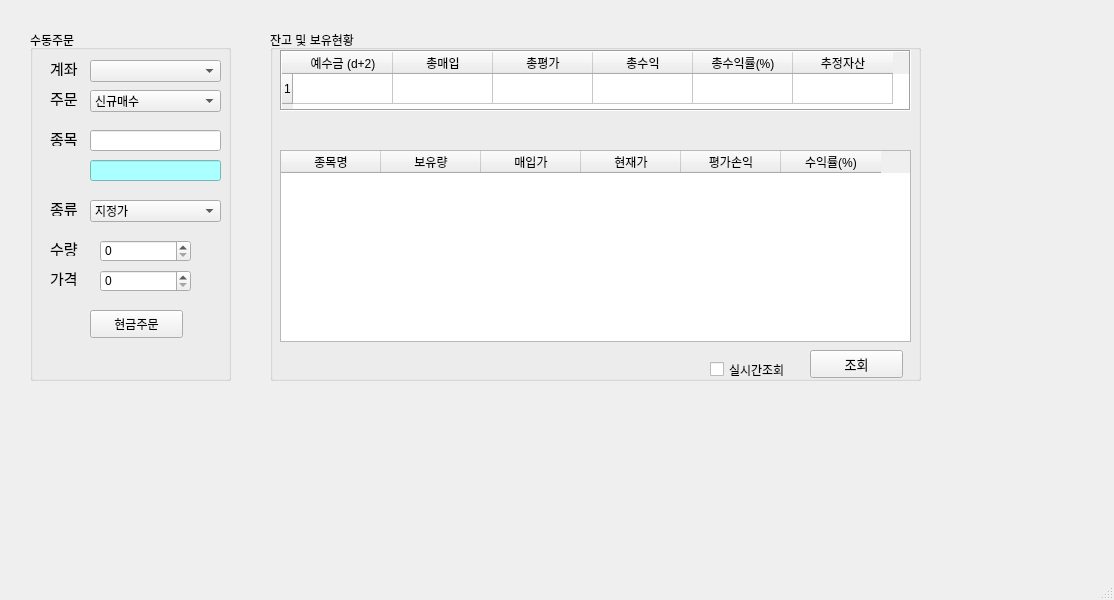
<?xml version="1.0" encoding="UTF-8"?>
<ui version="4.0">
 <class>MainWindow</class>
 <widget class="QMainWindow" name="MainWindow">
  <property name="geometry">
   <rect>
    <x>0</x>
    <y>0</y>
    <width>1114</width>
    <height>600</height>
   </rect>
  </property>
  <property name="windowTitle">
   <string>MainWindow</string>
  </property>
  <property name="windowIcon">
   <iconset>
    <normaloff>../../../Desktop/money.png</normaloff>../../../Desktop/money.png</iconset>
  </property>
  <widget class="QWidget" name="centralwidget">
   <widget class="QGroupBox" name="groupBox">
    <property name="geometry">
     <rect>
      <x>30</x>
      <y>30</y>
      <width>201</width>
      <height>351</height>
     </rect>
    </property>
    <property name="title">
     <string>수동주문</string>
    </property>
    <widget class="QLabel" name="account">
     <property name="geometry">
      <rect>
       <x>20</x>
       <y>30</y>
       <width>41</width>
       <height>16</height>
      </rect>
     </property>
     <property name="font">
      <font>
       <family>Agency FB</family>
       <pointsize>11</pointsize>
      </font>
     </property>
     <property name="text">
      <string>계좌</string>
     </property>
    </widget>
    <widget class="QLabel" name="label">
     <property name="geometry">
      <rect>
       <x>20</x>
       <y>60</y>
       <width>41</width>
       <height>16</height>
      </rect>
     </property>
     <property name="font">
      <font>
       <family>Agency FB</family>
       <pointsize>11</pointsize>
      </font>
     </property>
     <property name="text">
      <string>주문</string>
     </property>
    </widget>
    <widget class="QLabel" name="label_2">
     <property name="geometry">
      <rect>
       <x>20</x>
       <y>100</y>
       <width>41</width>
       <height>16</height>
      </rect>
     </property>
     <property name="font">
      <font>
       <family>Agency FB</family>
       <pointsize>11</pointsize>
      </font>
     </property>
     <property name="text">
      <string>종목</string>
     </property>
    </widget>
    <widget class="QLabel" name="label_3">
     <property name="geometry">
      <rect>
       <x>20</x>
       <y>170</y>
       <width>41</width>
       <height>16</height>
      </rect>
     </property>
     <property name="font">
      <font>
       <family>Agency FB</family>
       <pointsize>11</pointsize>
      </font>
     </property>
     <property name="text">
      <string>종류</string>
     </property>
    </widget>
    <widget class="QLabel" name="label_4">
     <property name="geometry">
      <rect>
       <x>20</x>
       <y>210</y>
       <width>41</width>
       <height>16</height>
      </rect>
     </property>
     <property name="font">
      <font>
       <family>Agency FB</family>
       <pointsize>11</pointsize>
      </font>
     </property>
     <property name="text">
      <string>수량</string>
     </property>
    </widget>
    <widget class="QLabel" name="label_5">
     <property name="geometry">
      <rect>
       <x>20</x>
       <y>240</y>
       <width>41</width>
       <height>16</height>
      </rect>
     </property>
     <property name="font">
      <font>
       <family>Agency FB</family>
       <pointsize>11</pointsize>
      </font>
     </property>
     <property name="text">
      <string>가격</string>
     </property>
    </widget>
    <widget class="QComboBox" name="comboBox">
     <property name="geometry">
      <rect>
       <x>60</x>
       <y>30</y>
       <width>131</width>
       <height>22</height>
      </rect>
     </property>
    </widget>
    <widget class="QComboBox" name="comboBox_2">
     <property name="geometry">
      <rect>
       <x>60</x>
       <y>60</y>
       <width>131</width>
       <height>22</height>
      </rect>
     </property>
     <item>
      <property name="text">
       <string>신규매수</string>
      </property>
     </item>
     <item>
      <property name="text">
       <string>신규매도</string>
      </property>
     </item>
     <item>
      <property name="text">
       <string>매수취소</string>
      </property>
     </item>
     <item>
      <property name="text">
       <string>매도취소</string>
      </property>
     </item>
    </widget>
    <widget class="QComboBox" name="comboBox_3">
     <property name="geometry">
      <rect>
       <x>60</x>
       <y>170</y>
       <width>131</width>
       <height>22</height>
      </rect>
     </property>
     <item>
      <property name="text">
       <string>지정가</string>
      </property>
     </item>
     <item>
      <property name="text">
       <string>사장가</string>
      </property>
     </item>
    </widget>
    <widget class="QLineEdit" name="lineEdit">
     <property name="geometry">
      <rect>
       <x>60</x>
       <y>100</y>
       <width>131</width>
       <height>21</height>
      </rect>
     </property>
    </widget>
    <widget class="QLineEdit" name="lineEdit_2">
     <property name="geometry">
      <rect>
       <x>60</x>
       <y>130</y>
       <width>131</width>
       <height>21</height>
      </rect>
     </property>
     <property name="styleSheet">
      <string notr="true">background-color: rgb(170, 255, 255);</string>
     </property>
    </widget>
    <widget class="QSpinBox" name="spinBox">
     <property name="geometry">
      <rect>
       <x>70</x>
       <y>210</y>
       <width>91</width>
       <height>22</height>
      </rect>
     </property>
     <property name="maximum">
      <number>1000000000</number>
     </property>
    </widget>
    <widget class="QSpinBox" name="spinBox_2">
     <property name="geometry">
      <rect>
       <x>70</x>
       <y>240</y>
       <width>91</width>
       <height>22</height>
      </rect>
     </property>
     <property name="maximum">
      <number>1000000000</number>
     </property>
    </widget>
    <widget class="QPushButton" name="pushButton">
     <property name="geometry">
      <rect>
       <x>60</x>
       <y>280</y>
       <width>93</width>
       <height>28</height>
      </rect>
     </property>
     <property name="text">
      <string>현금주문</string>
     </property>
    </widget>
   </widget>
   <widget class="QGroupBox" name="groupBox_2">
    <property name="geometry">
     <rect>
      <x>270</x>
      <y>30</y>
      <width>651</width>
      <height>351</height>
     </rect>
    </property>
    <property name="title">
     <string>잔고 및 보유현황</string>
    </property>
    <widget class="QTableWidget" name="tableWidget">
     <property name="geometry">
      <rect>
       <x>10</x>
       <y>20</y>
       <width>631</width>
       <height>61</height>
      </rect>
     </property>
     <property name="frameShape">
      <enum>QFrame::Box</enum>
     </property>
     <property name="gridStyle">
      <enum>Qt::SolidLine</enum>
     </property>
     <property name="sortingEnabled">
      <bool>false</bool>
     </property>
     <property name="rowCount">
      <number>1</number>
     </property>
     <attribute name="horizontalHeaderVisible">
      <bool>true</bool>
     </attribute>
     <attribute name="horizontalHeaderCascadingSectionResizes">
      <bool>true</bool>
     </attribute>
     <attribute name="horizontalHeaderDefaultSectionSize">
      <number>100</number>
     </attribute>
     <attribute name="horizontalHeaderMinimumSectionSize">
      <number>20</number>
     </attribute>
     <attribute name="horizontalHeaderShowSortIndicator" stdset="0">
      <bool>false</bool>
     </attribute>
     <attribute name="horizontalHeaderStretchLastSection">
      <bool>false</bool>
     </attribute>
     <attribute name="verticalHeaderVisible">
      <bool>true</bool>
     </attribute>
     <attribute name="verticalHeaderCascadingSectionResizes">
      <bool>false</bool>
     </attribute>
     <attribute name="verticalHeaderDefaultSectionSize">
      <number>30</number>
     </attribute>
     <attribute name="verticalHeaderMinimumSectionSize">
      <number>19</number>
     </attribute>
     <attribute name="verticalHeaderShowSortIndicator" stdset="0">
      <bool>false</bool>
     </attribute>
     <attribute name="verticalHeaderStretchLastSection">
      <bool>false</bool>
     </attribute>
     <row/>
     <column>
      <property name="text">
       <string>예수금 (d+2)</string>
      </property>
     </column>
     <column>
      <property name="text">
       <string>총매입</string>
      </property>
     </column>
     <column>
      <property name="text">
       <string>총평가</string>
      </property>
     </column>
     <column>
      <property name="text">
       <string>총수익</string>
      </property>
     </column>
     <column>
      <property name="text">
       <string>총수익률(%)</string>
      </property>
     </column>
     <column>
      <property name="text">
       <string>추정자산</string>
      </property>
     </column>
    </widget>
    <widget class="QTableWidget" name="tableWidget_2">
     <property name="geometry">
      <rect>
       <x>10</x>
       <y>120</y>
       <width>631</width>
       <height>192</height>
      </rect>
     </property>
     <attribute name="horizontalHeaderDefaultSectionSize">
      <number>100</number>
     </attribute>
     <attribute name="horizontalHeaderMinimumSectionSize">
      <number>20</number>
     </attribute>
     <attribute name="verticalHeaderDefaultSectionSize">
      <number>30</number>
     </attribute>
     <attribute name="verticalHeaderMinimumSectionSize">
      <number>19</number>
     </attribute>
     <column>
      <property name="text">
       <string>종목명</string>
      </property>
     </column>
     <column>
      <property name="text">
       <string>보유량</string>
      </property>
     </column>
     <column>
      <property name="text">
       <string>매입가</string>
      </property>
     </column>
     <column>
      <property name="text">
       <string>현재가</string>
      </property>
     </column>
     <column>
      <property name="text">
       <string>평가손익</string>
      </property>
     </column>
     <column>
      <property name="text">
       <string>수익률(%)</string>
      </property>
     </column>
    </widget>
    <widget class="QCheckBox" name="checkBox">
     <property name="geometry">
      <rect>
       <x>440</x>
       <y>330</y>
       <width>96</width>
       <height>19</height>
      </rect>
     </property>
     <property name="text">
      <string>실시간조회</string>
     </property>
    </widget>
    <widget class="QPushButton" name="pushButton_2">
     <property name="geometry">
      <rect>
       <x>540</x>
       <y>320</y>
       <width>93</width>
       <height>28</height>
      </rect>
     </property>
     <property name="font">
      <font>
       <family>Agency FB</family>
       <pointsize>10</pointsize>
      </font>
     </property>
     <property name="text">
      <string>조회</string>
     </property>
     <property name="iconSize">
      <size>
       <width>10</width>
       <height>10</height>
      </size>
     </property>
     <property name="autoRepeatDelay">
      <number>299</number>
     </property>
    </widget>
   </widget>
  </widget>
  <widget class="QMenuBar" name="menubar">
   <property name="geometry">
    <rect>
     <x>0</x>
     <y>0</y>
     <width>1114</width>
     <height>21</height>
    </rect>
   </property>
  </widget>
  <widget class="QStatusBar" name="statusbar"/>
 </widget>
 <resources/>
 <connections/>
</ui>
